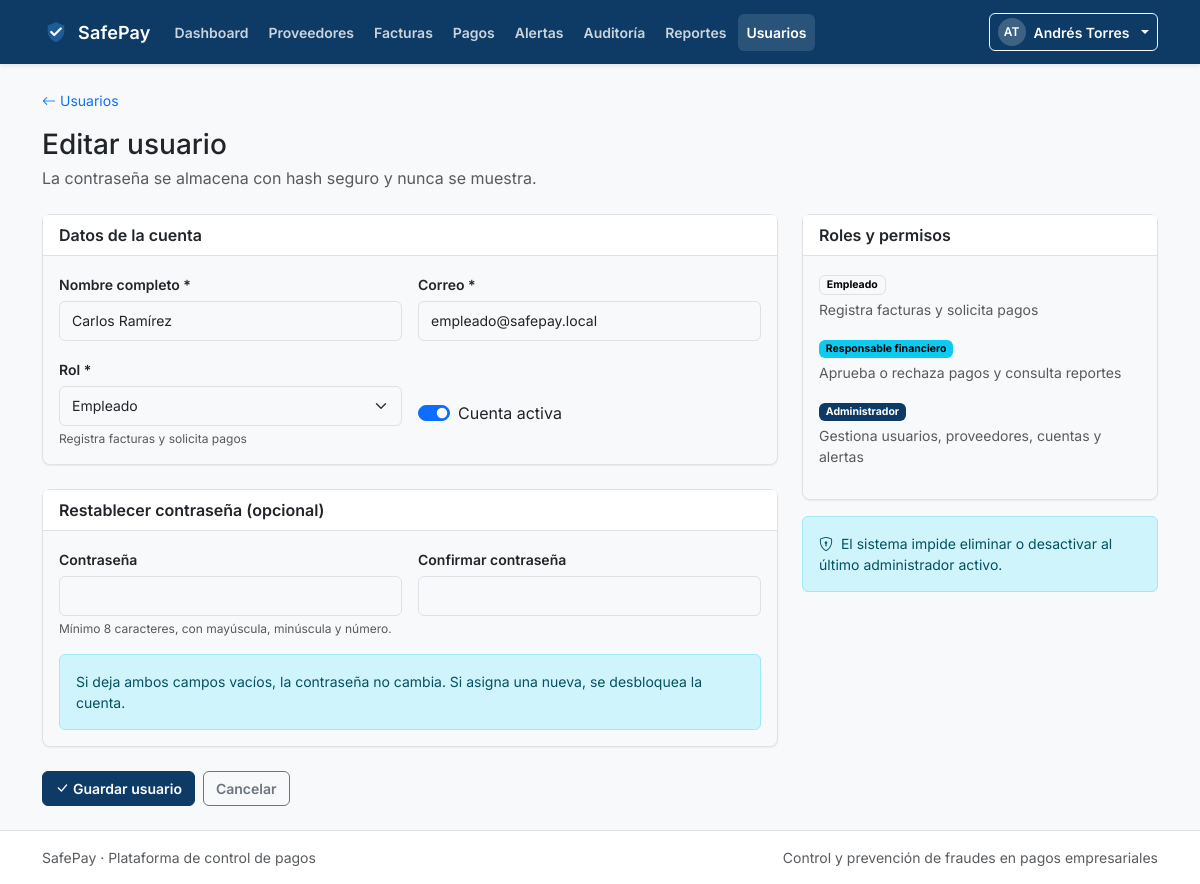
The app's page /modules/usuarios/form.php?id=1 (signed in) with its own data.
### tables this page shows
CREATE TABLE usuarios (
    id_usuario        INT UNSIGNED AUTO_INCREMENT PRIMARY KEY,
    nombre            VARCHAR(100) NOT NULL,
    correo            VARCHAR(120) NOT NULL,
    password_hash     VARCHAR(255) NOT NULL,
    id_rol            TINYINT UNSIGNED NOT NULL,
    activo            TINYINT(1)   NOT NULL DEFAULT 1,
    intentos_fallidos TINYINT UNSIGNED NOT NULL DEFAULT 0,
    bloqueado_hasta   DATETIME     NULL,
    creado_en         DATETIME     NOT NULL DEFAULT CURRENT_TIMESTAMP,
    CONSTRAINT uq_usuarios_correo UNIQUE (correo),
    KEY idx_usuarios_rol (id_rol)
);

CREATE TABLE roles (
    id_rol       TINYINT UNSIGNED AUTO_INCREMENT PRIMARY KEY,
    nombre       VARCHAR(30)  NOT NULL,
    descripcion  VARCHAR(150) NULL,
    CONSTRAINT uq_roles_nombre UNIQUE (nombre)
);

### includes/functions.php (called while the page is built, shortened)
<?php
function e(?string $texto): string
{
    return htmlspecialchars($texto ?? '', ENT_QUOTES | ENT_SUBSTITUTE, 'UTF-8');
}
function etiquetaRol(?string $rol): string
{
    return match ($rol) {
        'empleado'      => 'Empleado',
        'financiero'    => 'Responsable financiero',
        'administrador' => 'Administrador',
        default         => 'Invitado',
    };
}

### includes/auth.php (called while the page is built, shortened)
<?php
require_once __DIR__ . '/functions.php';
function usuarioActual(): ?array
{
    $usuario = $_SESSION['usuario'] ?? null;
    return is_array($usuario) ? $usuario : null;
}

### modules/usuarios/form.php (the view, shortened to what this page needs)
<?php
require_once __DIR__ . '/../../includes/functions.php';
require_once __DIR__ . '/../../includes/auth.php';
require_once __DIR__ . '/../../includes/modules.php';
$pdo = conexionBd();
$usuarioActual = usuarioActual();
$id = max(0, (int) ($_GET['id'] ?? $_POST['id_usuario'] ?? 0));
$usuarioEditado = null;
if ($id > 0) {
    $stmt = $pdo->prepare('SELECT * FROM usuarios WHERE id_usuario = :id LIMIT 1');
    $stmt->execute([':id' => $id]);
    $usuarioEditado = $stmt->fetch();
}
$roles = $pdo->query('SELECT * FROM roles ORDER BY id_rol')->fetchAll();
$datos = [
    'nombre' => (string) ($usuarioEditado['nombre'] ?? ''),
    'correo' => (string) ($usuarioEditado['correo'] ?? ''),
    'id_rol' => (int) ($usuarioEditado['id_rol'] ?? 1),
    'activo' => (int) ($usuarioEditado['activo'] ?? 1),
];
$pageTitle = $usuarioEditado === null ? 'Nuevo usuario' : 'Editar usuario';
$esPropio = $usuarioEditado !== null && $id === (int) $usuarioActual['id'];
require_once __DIR__ . '/../../includes/header.php';
?>
<div class="container py-4">
    <div class="mb-3">
        <a class="small text-decoration-none" href="<?= e(BASE_URL) ?>/modules/usuarios/index.php">
            <i class="bi bi-arrow-left me-1" aria-hidden="true"></i>Usuarios
        </a>
    </div>
    <div class="mb-4">
        <h1 class="h3 mb-1"><?= e($pageTitle) ?></h1>
        <p class="text-muted mb-0">La contraseña se almacena con hash seguro y nunca se muestra.</p>
    </div>
    <form method="post" action="<?= e(BASE_URL) ?>/modules/usuarios/form.php<?= $id > 0 ? '?id=' . $id : '' ?>" novalidate>
        <div class="row g-4">
            <div class="col-xl-8">
                <div class="card">
                    <div class="card-header">Datos de la cuenta</div>
                    <div class="card-body">
                        <div class="row g-3">
                            <div class="col-md-6">
                                <label class="form-label" for="nombre">Nombre completo *</label>
                                <input class="form-control" id="nombre" name="nombre" maxlength="100"
                                       value="<?= e($datos['nombre']) ?>" required>
                            </div>
                            <div class="col-md-6">
                                <label class="form-label" for="correo">Correo *</label>
                                <input class="form-control" id="correo" name="correo" type="email" maxlength="120"
                                       value="<?= e($datos['correo']) ?>" required>
                            </div>
                            <div class="col-md-6">
                                <label class="form-label" for="id_rol">Rol *</label>
                                <select class="form-select" id="id_rol" name="id_rol" required>
                                    <?php foreach ($roles as $rol): ?>
                                        <option value="<?= (int) $rol['id_rol'] ?>" <?= $datos['id_rol'] === (int) $rol['id_rol'] ? 'selected' : '' ?>>
                                            <?= e(etiquetaRol((string) $rol['nombre'])) ?>
                                        </option>
                                    <?php endforeach; ?>
                                </select>
                                <div class="form-text">
                                    <?php
                                    $descripcionRol = '';
                                    foreach ($roles as $rol) {
                                        if ((int) $rol['id_rol'] === $datos['id_rol']) {
                                            $descripcionRol = (string) $rol['descripcion'];
                                            break;
                                        }
                                    }
                                    echo e($descripcionRol);
                                    ?>
                                </div>
                            </div>
                            <div class="col-md-6 d-flex align-items-center">
                                <div class="form-check form-switch mt-4">
                                    <input class="form-check-input" type="checkbox" role="switch" id="activo" name="activo" value="1"
                                        <?= $datos['activo'] === 1 ? 'checked' : '' ?>
                                        <?= $esPropio ? 'disabled' : '' ?>>
                                    <label class="form-check-label" for="activo">Cuenta activa</label>
                                </div>
                            </div>
                        </div>
                    </div>
                </div>
                <div class="card mt-4">
                    <div class="card-header">
                        <?= $usuarioEditado === null ? 'Contraseña inicial' : 'Restablecer contraseña (opcional)' ?>
                    </div>
                    <div class="card-body">
                        <div class="row g-3">
                            <div class="col-md-6">
                                <label class="form-label" for="clave">
                                    Contraseña <?= $usuarioEditado === null ? '*' : '' ?>
                                </label>
                                <input class="form-control" id="clave" name="clave" type="password" maxlength="72"
                                       autocomplete="new-password" <?= $usuarioEditado === null ? 'required' : '' ?>>
                                <div class="form-text">Mínimo 8 caracteres, con mayúscula, minúscula y número.</div>
                            </div>
                            <div class="col-md-6">
                                <label class="form-label" for="clave_confirmacion">Confirmar contraseña <?= $usuarioEditado === null ? '*' : '' ?></label>
                                <input class="form-control" id="clave_confirmacion" name="clave_confirmacion" type="password" maxlength="72"
                                       autocomplete="new-password" <?= $usuarioEditado === null ? 'required' : '' ?>>
                            </div>
                        </div>
                        <?php if ($usuarioEditado !== null): ?>
                            <div class="alert alert-info small mt-3 mb-0" role="status">
                                Si deja ambos campos vacíos, la contraseña no cambia. Si asigna una nueva, se desbloquea la cuenta.
                            </div>
                        <?php endif; ?>
                    </div>
                </div>
                <div class="d-flex flex-wrap gap-2 mt-4">
                    <button class="btn btn-primary" type="submit">
                        <i class="bi bi-check-lg me-1" aria-hidden="true"></i>Guardar usuario
                    </button>
                    <a class="btn btn-outline-secondary" href="<?= e(BASE_URL) ?>/modules/usuarios/index.php">Cancelar</a>
                </div>
            </div>
            <div class="col-xl-4">
                <div class="card">
                    <div class="card-header">Roles y permisos</div>
                    <div class="card-body small">
                        <ul class="list-unstyled mb-0">
                            <?php foreach ($roles as $rol): ?>
                                <li class="mb-3">
                                    <div class="mb-1"><?= badgeRol((string) $rol['nombre']) ?></div>
                                    <div class="text-muted"><?= e($rol['descripcion']) ?></div>
                                </li>
                            <?php endforeach; ?>
                        </ul>
                    </div>
                </div>
                <div class="alert alert-info small mt-3 mb-0" role="status">
                    <i class="bi bi-shield-lock me-1" aria-hidden="true"></i>
                    El sistema impide eliminar o desactivar al último administrador activo.
                </div>
            </div>
        </div>
    </form>
</div>
<?php require_once __DIR__ . '/../../includes/footer.php'; ?>

### includes/modules.php (shortened to what this page needs)
<?php
require_once __DIR__ . '/auth.php';
function badgeRol(string $rol): string
{
    $clase = match ($rol) {
        'administrador' => 'text-bg-primary',
        'financiero'    => 'text-bg-info',
        default          => 'text-bg-light border',
    };
    return '<span class="badge ' . $clase . '">' . e(etiquetaRol($rol)) . '</span>';
}

### assets/css/style.css (style rules this page uses)
:root { --sp-primary-900: #08243F; --sp-primary-700: #0D3B66; --sp-primary-500: #1D5C96; --sp-primary-100: #E7F0F8; --sp-accent: #0F766E; --sp-success: #198754; --sp-warning: #B58100; --sp-danger: #B02A37; --sp-info: #055160; --sp-bg: #F8F9FA; --sp-surface: #FFFFFF; --sp-text: #212529; --sp-muted: #6C757D; --sp-border: #DEE2E6; --sp-radius-sm: 6px; --sp-radius-md: 8px; --sp-radius-lg: 12px; --sp-shadow-sm: 0 1px 2px rgba(16, 24, 40, .06); --sp-shadow-md: 0 4px 12px rgba(16, 24, 40, .08); --sp-shadow-lg: 0 12px 32px rgba(16, 24, 40, .16); --sp-focus: 0 0 0 3px rgba(29, 92, 150, .25); --bs-primary: var(--sp-primary-700); --bs-primary-rgb: 13, 59, 102; --bs-body-color: var(--sp-text); --bs-body-bg: var(--sp-bg); --bs-border-color: var(--sp-border); }
body { background-color: var(--sp-bg); font-family: Inter, system-ui, -apple-system, "Segoe UI", Roboto, sans-serif; color: var(--sp-text); }
.btn { border-radius: var(--sp-radius-sm); font-size: .875rem; font-weight: 600; }
.btn-primary { --bs-btn-bg: var(--sp-primary-700); --bs-btn-border-color: var(--sp-primary-700); --bs-btn-hover-bg: var(--sp-primary-900); --bs-btn-hover-border-color: var(--sp-primary-900); --bs-btn-active-bg: var(--sp-primary-900); --bs-btn-active-border-color: var(--sp-primary-900); --bs-btn-disabled-bg: var(--sp-primary-700); --bs-btn-disabled-border-color: var(--sp-primary-700); }
.card { border: 1px solid var(--sp-border); border-radius: var(--sp-radius-md); box-shadow: var(--sp-shadow-sm); }
.card-header { background-color: var(--sp-surface); border-bottom: 1px solid var(--sp-border); font-weight: 600; }
.form-label { font-size: .875rem; font-weight: 600; margin-bottom: .375rem; }
.form-control, .form-select { min-height: 40px; border-color: var(--sp-border); border-radius: var(--sp-radius-sm); font-size: .875rem; }
.form-text { font-size: .75rem; }

### records on screen
usuarios: nombre "Carlos Ramírez", correo "empleado@safepay.local", id_rol "Empleado", activo "☑"
roles: descripcion "Registra facturas y solicita pagos", nombre "Empleado"
roles: nombre "Responsable financiero", descripcion "Aprueba o rechaza pagos y consulta reportes"
roles: nombre "Administrador", descripcion "Gestiona usuarios, proveedores, cuentas y alertas"

### other values on screen
APP_NAME "SafePay"
$item['etiqueta'] "Dashboard"
$item['etiqueta'] "Proveedores"
$item['etiqueta'] "Facturas"
$item['etiqueta'] "Pagos"
$item['etiqueta'] "Alertas"
$item['etiqueta'] "Auditoría"
$item['etiqueta'] "Reportes"
$item['etiqueta'] "Usuarios"
iniciales($nombreUsuario ?? 'Usuario') "AT"
$nombreUsuario "Andrés Torres"
$pageTitle "Editar usuario"
